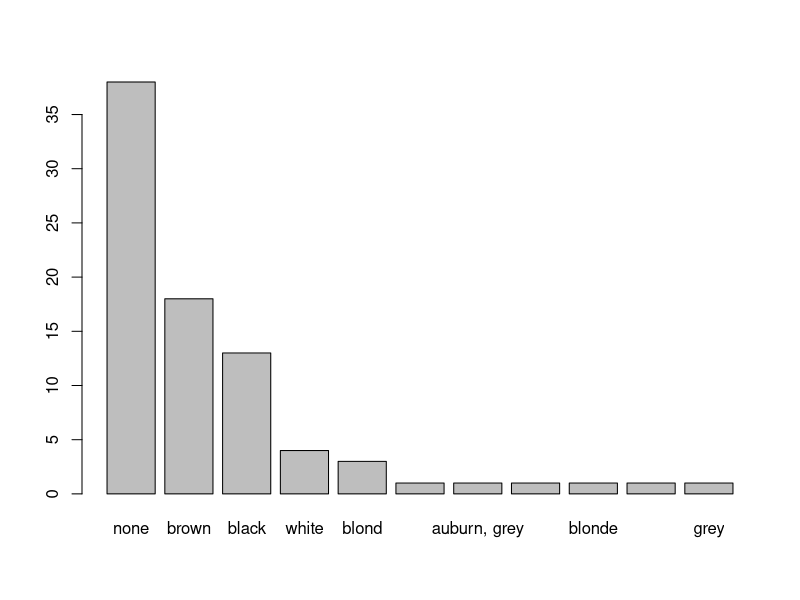

R code for this plot: (Note: this script raises an error after producing the figure.)
#explore your data

#calling the tidyverse data set
library(tidyverse)

#checking all the available data sets in tidyverse
data()

#calling starwars data frame from tidyverse
starwars

#checking dimensions of starwars
dim(starwars)

#checking structure of starwars data frame
str(starwars)

#making the structure look cleaner
glimpse(starwars)

#viewing whole data frame
View(starwars)

#checking upper observations of data set
head(starwars) #by default it shows 6
head(starwars, 4)

#checking lower observations of data set
tail(starwars) #by default it shows 6
tail(starwars, 4)

#checking certain index of the dataset
starwars[2,3]

#checking certain variable of the dataset
starwars$name
glimpse(starwars$name)

#if you want to use any data set in the function, you can use
attach(starwars)

# ... this will help you to call the variable directly

#use names fun to check names of all variables
names(starwars)

#find the number of observations in the dataset
length(starwars)

#checking observations of the data set
length(hair_color)

# checking class of a variable
class(hair_color)

#checking unique values in the observation
unique(hair_color)

sort(table(hair_color), decreasing = TRUE)

#finding unique values, sorting them, and viewing them as table
View(sort(table(hair_color), decreasing = TRUE))

#viewing the results in barplot
barplot(sort(table(hair_color), decreasing = TRUE))

#DOING THE SAME THING USING CODE 

starwars %>% 
  select(hair_color) %>% 
  count(hair_color) %>% 
  arrange(desc(n)) %>% 
  View() %>% 
  boxplot(hair_color)


